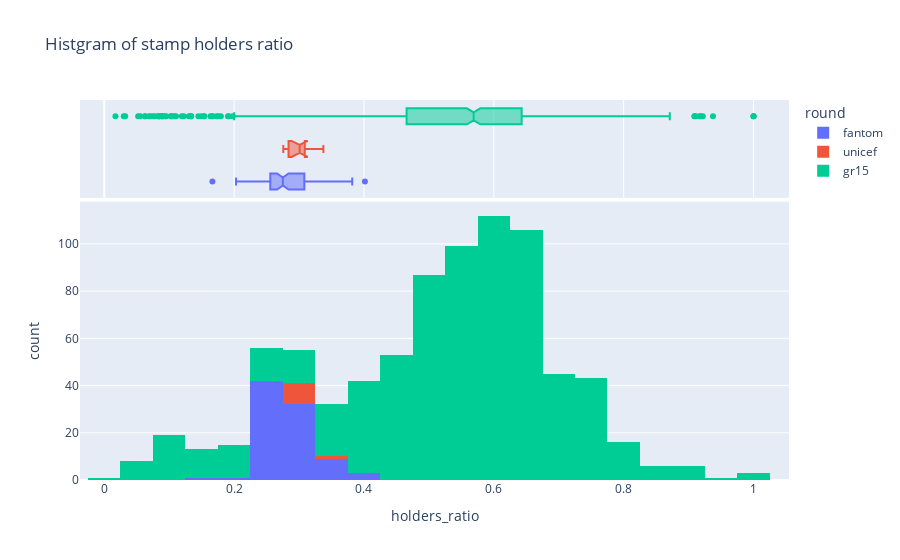

This figure's notebook cell:
### Code cell
contributors_hist = px.histogram(combined, x="holders_ratio", color="round",
                   marginal="box", # or violin, rug
                   title='Histgram of stamp holders ratio'
                   )
contributors_hist.show()

### Figure 1 — Plotly figure (JSON) as saved in the notebook; plotly's stock layout.template omitted (floating-point values rounded to 4 significant figures; data arrays with more than 128 entries replaced by an {"elided": "..."} marker saying what was removed)
{"data": [{"alignmentgroup": "True", "bingroup": "x", "hovertemplate": "round=fantom<br>holders_ratio=%{x}<br>count=%{y}<extra></extra>", "legendgroup": "fantom", "marker": {"color": "#636efa", "pattern": {"shape": ""}}, "name": "fantom", "offsetgroup": "fantom", "orientation": "v", "showlegend": true, "type": "histogram", "x": [0.2734, 0.3158, 0.2531, 0.2687, 0.2457, 0.2522, 0.3063, 0.2637, 0.255, 0.2868, 0.37, 0.3016, 0.1666, 0.2506, 0.306, 0.203, 0.2659, 0.3187, 0.2266, 0.2659, 0.2515, 0.2631, 0.2547, 0.3185, 0.2471, 0.2542, 0.3406, 0.3021, 0.2742, 0.2526, 0.2553, 0.2465, 0.2647, 0.3792, 0.2365, 0.2935, 0.2562, 0.3436, 0.2772, 0.2895, 0.29, 0.3128, 0.2527, 0.3487, 0.2673, 0.2901, 0.2883, 0.2613, 0.276, 0.3819, 0.3309, 0.2924, 0.3039, 0.25, 0.3087, 0.3085, 0.3226, 0.2686, 0.3629, 0.2537, 0.3295, 0.3312, 0.2643, 0.2917, 0.3019, 0.24, 0.3147, 0.2638, 0.293, 0.2583, 0.2606, 0.3274, 0.2761, 0.2638, 0.4015, 0.3078, 0.2576, 0.2849, 0.2406, 0.3032, 0.261, 0.2719, 0.2602, 0.2893, 0.3121, 0.309, 0.273, 0.2513], "xaxis": "x", "yaxis": "y"}, {"alignmentgroup": "True", "hovertemplate": "round=fantom<br>holders_ratio=%{x}<extra></extra>", "legendgroup": "fantom", "marker": {"color": "#636efa"}, "name": "fantom", "notched": true, "offsetgroup": "fantom", "showlegend": false, "type": "box", "x": [0.2734, 0.3158, 0.2531, 0.2687, 0.2457, 0.2522, 0.3063, 0.2637, 0.255, 0.2868, 0.37, 0.3016, 0.1666, 0.2506, 0.306, 0.203, 0.2659, 0.3187, 0.2266, 0.2659, 0.2515, 0.2631, 0.2547, 0.3185, 0.2471, 0.2542, 0.3406, 0.3021, 0.2742, 0.2526, 0.2553, 0.2465, 0.2647, 0.3792, 0.2365, 0.2935, 0.2562, 0.3436, 0.2772, 0.2895, 0.29, 0.3128, 0.2527, 0.3487, 0.2673, 0.2901, 0.2883, 0.2613, 0.276, 0.3819, 0.3309, 0.2924, 0.3039, 0.25, 0.3087, 0.3085, 0.3226, 0.2686, 0.3629, 0.2537, 0.3295, 0.3312, 0.2643, 0.2917, 0.3019, 0.24, 0.3147, 0.2638, 0.293, 0.2583, 0.2606, 0.3274, 0.2761, 0.2638, 0.4015, 0.3078, 0.2576, 0.2849, 0.2406, 0.3032, 0.261, 0.2719, 0.2602, 0.2893, 0.3121, 0.309, 0.273, 0.2513], "xaxis": "x2", "yaxis": "y2"}, {"alignmentgroup": "True", "bingroup": "x", "hovertemplate": "round=unicef<br>holders_ratio=%{x}<br>count=%{y}<extra></extra>", "legendgroup": "unicef", "marker": {"color": "#EF553B", "pattern": {"shape": ""}}, "name": "unicef", "offsetgroup": "unicef", "orientation": "v", "showlegend": true, "type": "histogram", "x": [0.3375, 0.3028, 0.2758, 0.3077, 0.3088, 0.2989, 0.2991, 0.2838, 0.2779, 0.3231], "xaxis": "x", "yaxis": "y"}, {"alignmentgroup": "True", "hovertemplate": "round=unicef<br>holders_ratio=%{x}<extra></extra>", "legendgroup": "unicef", "marker": {"color": "#EF553B"}, "name": "unicef", "notched": true, "offsetgroup": "unicef", "showlegend": false, "type": "box", "x": [0.3375, 0.3028, 0.2758, 0.3077, 0.3088, 0.2989, 0.2991, 0.2838, 0.2779, 0.3231], "xaxis": "x2", "yaxis": "y2"}, {"alignmentgroup": "True", "bingroup": "x", "hovertemplate": "round=gr15<br>holders_ratio=%{x}<br>count=%{y}<extra></extra>", "legendgroup": "gr15", "marker": {"color": "#00cc96", "pattern": {"shape": ""}}, "name": "gr15", "offsetgroup": "gr15", "orientation": "v", "showlegend": true, "type": "histogram", "x": {"elided": "720 float values"}, "xaxis": "x", "yaxis": "y"}, {"alignmentgroup": "True", "hovertemplate": "round=gr15<br>holders_ratio=%{x}<extra></extra>", "legendgroup": "gr15", "marker": {"color": "#00cc96"}, "name": "gr15", "notched": true, "offsetgroup": "gr15", "showlegend": false, "type": "box", "x": {"elided": "720 float values"}, "xaxis": "x2", "yaxis": "y2"}], "layout": {"barmode": "relative", "legend": {"title": {"text": "round"}, "tracegroupgap": 0}, "title": {"text": "Histgram of stamp holders ratio"}, "xaxis": {"anchor": "y", "domain": [0, 1], "title": {"text": "holders_ratio"}}, "xaxis2": {"anchor": "y2", "domain": [0, 1], "matches": "x", "showgrid": true, "showticklabels": false}, "yaxis": {"anchor": "x", "domain": [0, 0.7326], "title": {"text": "count"}}, "yaxis2": {"anchor": "x2", "domain": [0.7426, 1], "matches": "y2", "showgrid": false, "showline": false, "showticklabels": false, "ticks": ""}}}
